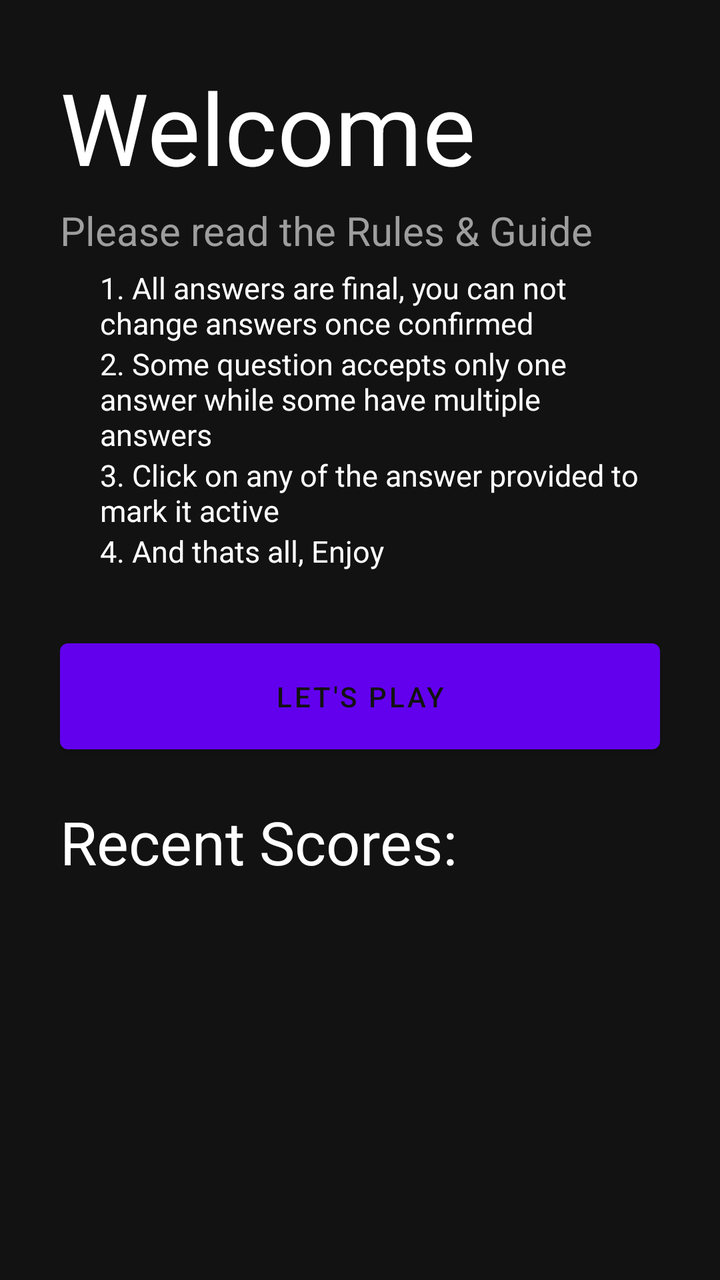
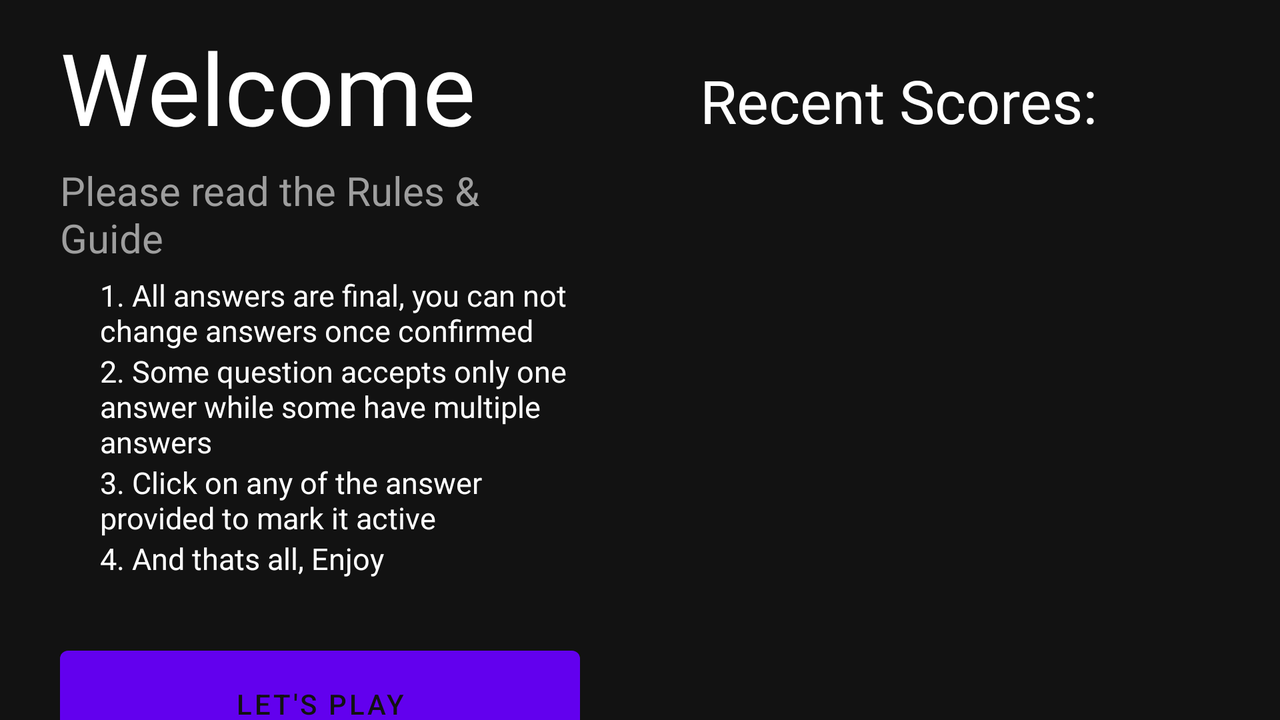

The same Android screen from two of the app's own layout files: first res/layout/ as a phone draws it, then the repository's variant for another configuration, drawn on a device whose configuration selects that folder. Both files follow.
<!-- AndroidManifest.xml: application theme Theme.Quzinator -->
<!-- res/layout/home_activity.xml -->
<?xml version="1.0" encoding="utf-8"?>
<RelativeLayout
    xmlns:tools="http://schemas.android.com/tools"
    xmlns:android="http://schemas.android.com/apk/res/android"
    android:layout_width="match_parent"
    android:layout_height="match_parent"
    tools:context=".HomeActivity"
    android:padding="30dp">
    <LinearLayout
        android:id="@+id/content"
        android:layout_width="match_parent"
        android:layout_height="wrap_content"
        android:orientation="vertical">
        <TextView
            android:layout_width="match_parent"
            android:layout_height="wrap_content"
            android:text="Welcome"
            android:textSize="50sp"
            android:layout_marginBottom="5dp"/>
        <TextView
            android:layout_width="match_parent"
            android:layout_height="wrap_content"
            android:text="Please read the Rules &amp; Guide"
            android:textSize="20sp"
            android:textColor="#9e9e9e"
            android:layout_marginBottom="5dp"/>
        <TextView
            android:layout_marginLeft="20dp"
            android:layout_width="match_parent"
            android:layout_height="wrap_content"
            android:text="1. All answers are final, you can not change answers once confirmed"
            android:textSize="15sp" />
        <TextView
            android:layout_marginLeft="20dp"
            android:layout_width="match_parent"
            android:layout_height="wrap_content"
            android:text="2. Some question accepts only one answer while some have multiple answers"
            android:textSize="15sp" />
        <TextView
            android:layout_marginLeft="20dp"
            android:layout_width="match_parent"
            android:layout_height="wrap_content"
            android:text="3. Click on any of the answer provided to mark it active"
            android:textSize="15sp" />
        <TextView
            android:layout_marginLeft="20dp"
            android:layout_width="match_parent"
            android:layout_height="wrap_content"
            android:text="4. And thats all, Enjoy"
            android:textSize="15sp" />
        <Button
            android:id="@+id/login"
            android:layout_below="@id/answers2"
            android:layout_width="match_parent"
            android:layout_height="65dp"
            android:layout_weight="1"
            android:layout_marginTop="30dp"
            android:onClick="go"
            android:text="Let's Play" />
        <TextView
            android:layout_width="match_parent"
            android:layout_height="wrap_content"
            android:text="Recent Scores:"
            android:textSize="30sp"
            android:layout_marginBottom="5dp"
            android:layout_marginTop="20dp"/>
    </LinearLayout>
    <ScrollView
        android:id="@+id/scrollable"
        android:layout_width="match_parent"
        android:layout_height="match_parent"
        android:layout_below="@id/content">
        <LinearLayout
            android:id="@+id/scores"
            android:layout_width="match_parent"
            android:layout_height="wrap_content"
            android:orientation="vertical">

        </LinearLayout>
    </ScrollView>

</RelativeLayout>
<!-- resources referenced by this layout -->
<resources>
  <style name="Theme.Quzinator" parent="Theme.MaterialComponents.NoActionBar">
          
          <item name="colorPrimary">@color/purple_500</item>
          <item name="colorPrimaryVariant">@color/purple_700</item>
          <item name="colorOnPrimary">@color/black</item>
          
          <item name="colorSecondary">@color/teal_200</item>
          <item name="colorSecondaryVariant">@color/teal_200</item>
          <item name="colorOnSecondary">@color/black</item>
          
          <item name="android:statusBarColor" tools:targetApi="l">@color/black</item>
          <item name="android:textColor">@color/white</item>
      </style>
  <color name="purple_500">#FF6200EE</color>
  <color name="purple_700">#FF3700B3</color>
  <color name="black">#121212</color>
  <color name="teal_200">#FF03DAC5</color>
  <color name="white">#FFFFFFFF</color>
</resources>
<!-- res/layout-land/home_activity.xml (the repository's variant of the layout above) -->
<!-- drawn on the phone turned sideways -->
<?xml version="1.0" encoding="utf-8"?>
<RelativeLayout
    xmlns:tools="http://schemas.android.com/tools"
    xmlns:android="http://schemas.android.com/apk/res/android"
    android:layout_width="match_parent"
    android:layout_height="match_parent"
    tools:context=".HomeActivity">
    <LinearLayout
        android:layout_width="match_parent"
        android:layout_height="match_parent"
        android:orientation="horizontal"
        >
        <LinearLayout
            android:id="@+id/content"
            android:layout_weight="1"
            android:layout_width="match_parent"
            android:layout_height="match_parent"
            android:orientation="vertical"
            android:paddingTop="10dp"
            android:paddingHorizontal="30dp">
            <TextView
                android:layout_width="match_parent"
                android:layout_height="wrap_content"
                android:text="Welcome"
                android:textSize="50sp"
                android:layout_marginBottom="5dp"/>
            <TextView
                android:layout_width="match_parent"
                android:layout_height="wrap_content"
                android:text="Please read the Rules &amp; Guide"
                android:textSize="20sp"
                android:textColor="#9e9e9e"
                android:layout_marginBottom="5dp"/>
            <TextView
                android:layout_marginLeft="20dp"
                android:layout_width="match_parent"
                android:layout_height="wrap_content"
                android:text="1. All answers are final, you can not change answers once confirmed"
                android:textSize="15sp" />
            <TextView
                android:layout_marginLeft="20dp"
                android:layout_width="match_parent"
                android:layout_height="wrap_content"
                android:text="2. Some question accepts only one answer while some have multiple answers"
                android:textSize="15sp" />
            <TextView
                android:layout_marginLeft="20dp"
                android:layout_width="match_parent"
                android:layout_height="wrap_content"
                android:text="3. Click on any of the answer provided to mark it active"
                android:textSize="15sp" />
            <TextView
                android:layout_marginLeft="20dp"
                android:layout_width="match_parent"
                android:layout_height="wrap_content"
                android:text="4. And thats all, Enjoy"
                android:textSize="15sp" />
            <Button
                android:id="@+id/login"
                android:layout_below="@id/answers2"
                android:layout_width="match_parent"
                android:layout_height="65dp"
                android:layout_marginTop="30dp"
                android:onClick="go"
                android:text="Let's Play" />
        </LinearLayout>
        <ScrollView
            android:id="@+id/scrollable"
            android:layout_weight="1"
            android:layout_width="match_parent"
            android:layout_height="match_parent">
            <LinearLayout
                android:id="@+id/scores"
                android:layout_width="match_parent"
                android:layout_height="wrap_content"
                android:orientation="vertical"
                android:padding="30dp">
                <TextView
                    android:layout_width="match_parent"
                    android:layout_height="wrap_content"
                    android:text="Recent Scores:"
                    android:textSize="30sp"
                    android:layout_marginBottom="5dp" />
            </LinearLayout>
        </ScrollView>
    </LinearLayout>
</RelativeLayout>
